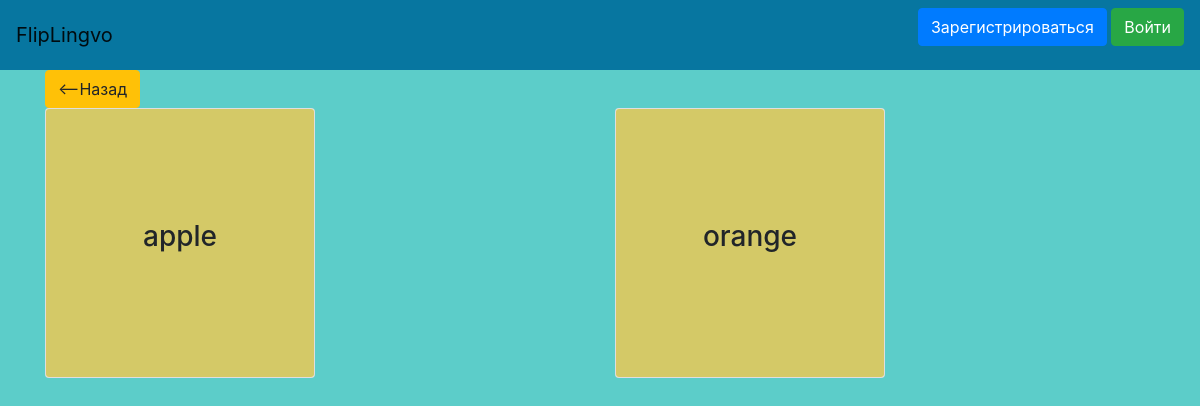
The app's page /lesson/2, older data.
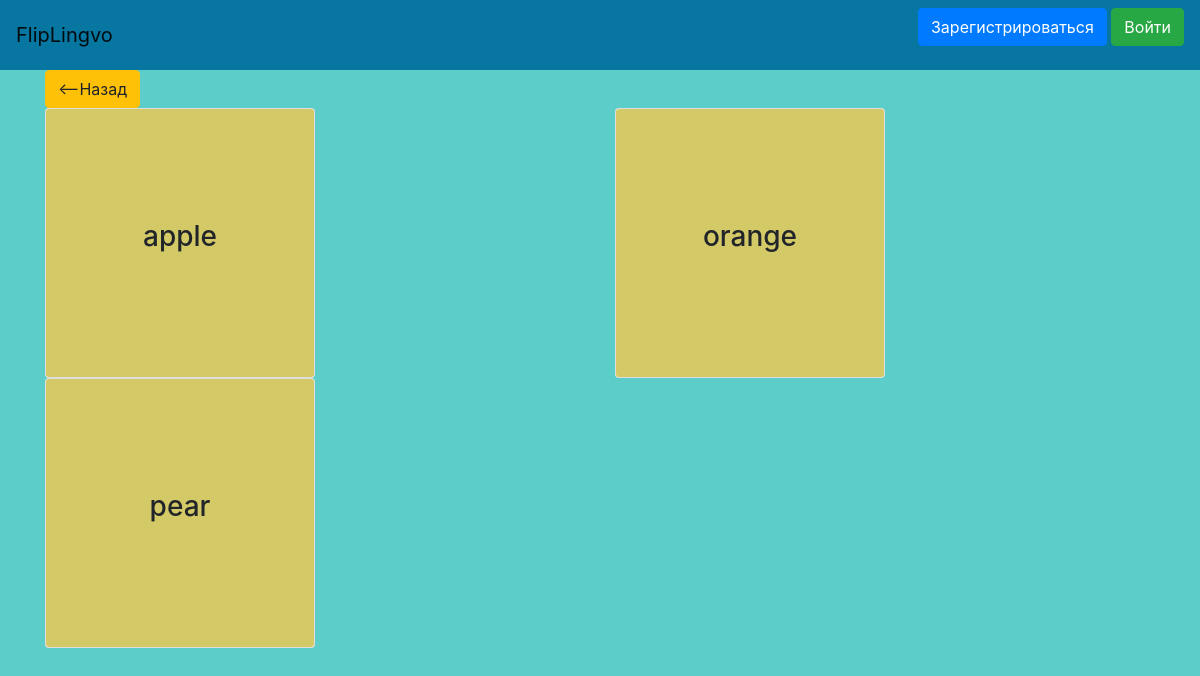
The same page, newer data.
### data/cards.py (models this page shows)
class Card(SqlAlchemyBase):
    __tablename__ = 'cards'
    id = sqlalchemy.Column(sqlalchemy.Integer, primary_key=True, autoincrement=True)
    lesson_id = sqlalchemy.Column(sqlalchemy.Integer, sqlalchemy.ForeignKey("lessons.id"))
    word = sqlalchemy.Column(sqlalchemy.String, nullable=True)
    translate = sqlalchemy.Column(sqlalchemy.String, nullable=True)
    definition = sqlalchemy.Column(sqlalchemy.String, nullable=True)

### main.py (the view)
@app.route('/lesson/<lesson_id>')
def lesson(lesson_id):
    db_sess = db_session.create_session()
    current_lesson = db_sess.query(Lesson).filter((Lesson.id == lesson_id)).first()
    if not current_lesson:
        return redirect('/')
    if current_user.is_authenticated:
        if not current_lesson.is_open or current_lesson.who_done != current_user.id:
            return redirect('/')
    else:
        if not current_lesson.is_open:
            return redirect('/')
    cards = db_sess.query(Card).filter((Card.lesson_id == lesson_id))
    return render_template("lesson.html", cards=cards)

### data/db_session.py (called while the page is built)
def create_session() -> Session:
    global __factory
    return __factory()

### templates/lesson.html (shortened to what this page needs)
{% extends "base.html" %}
{% block content %}
<a class="btn btn-warning" href="/"><--Назад</a>
<div class="row">
  {% for item in cards %}
    {% if loop.first %}
      <div class="col-sm-6 mb-3 mb-sm-0">
    {% else %}
      <div class="col-sm-6">
    {% endif %}
        <div class="card text-bg-dark w-50" id="{{loop.index0}}" onclick="turn({{loop.index0}}, &quot;{{item.word}}&quot;, &quot;{{item.definition}}&quot;, &quot;{{item.translate}}&quot;);">
          <img src="/static/images/cards/1.png" class="card-img" alt="...">
          <div class="card-img-overlay d-flex flex-column align-items-center justify-content-center">
            <h3 class="card-title">{{item.word}}</h3>
          </div>
        </div>
      </div>
  {% endfor %}
</div>
{% endblock %}

### templates/base.html (shortened to what this page needs)
<!doctype html>
<html lang="en">
<head>
    <link rel="stylesheet"
          href="https://stackpath.bootstrapcdn.com/bootstrap/4.4.1/css/bootstrap.min.css"
>
</head>
<body>
<header>
    <nav class="navbar navbar-light">
        <a class="navbar-brand" href="#">FlipLingvo</a>
        {% if current_user.is_authenticated %}
        <div>
            <a class="navbar-brand" href="/profile">
            <img src="/static/profile/default.png" class="img-fluid rounded-start" alt="..." width="50" height="50">
            {{ current_user.name }}
            </a>
        </div>
        {% else %}
            <p>
                <a class="btn btn-primary " href="/register">Зарегистрироваться</a>
                <a class="btn btn-success" href="/login">Войти</a>
            </p>
        {% endif %}
    </nav>
</header>
<div>
    <main role="main" class="container">
        {% block content %}{% endblock %}
    </main>
</div>
</body>
</html>

### templates/base.html (style rules this page uses)
body { background-color: #5ccdc9 }
header { background-color: #0776A0 }

Row changes from the older to the newer data that the page shows:
added Card: word "pear"
